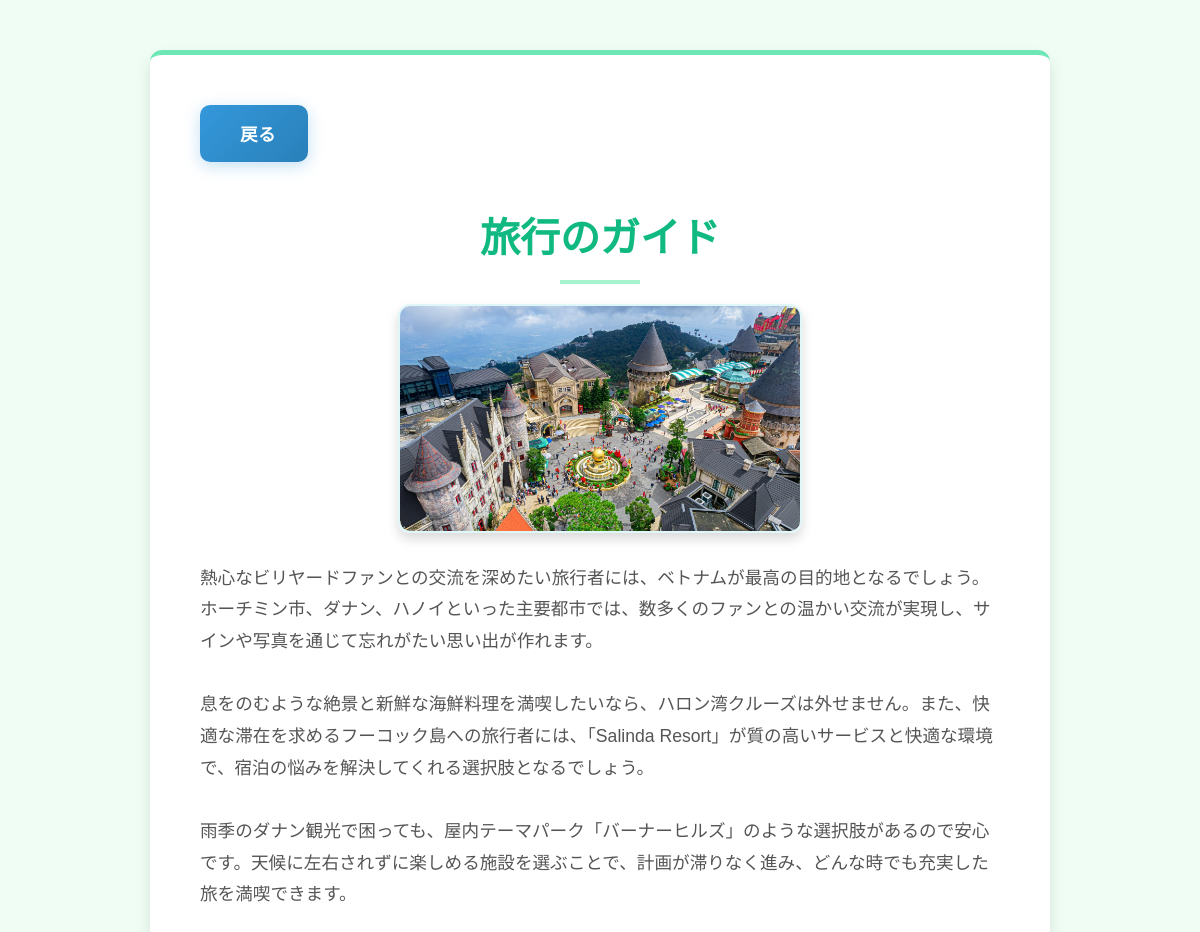
Page /general/detail/旅行 on the earlier database version.
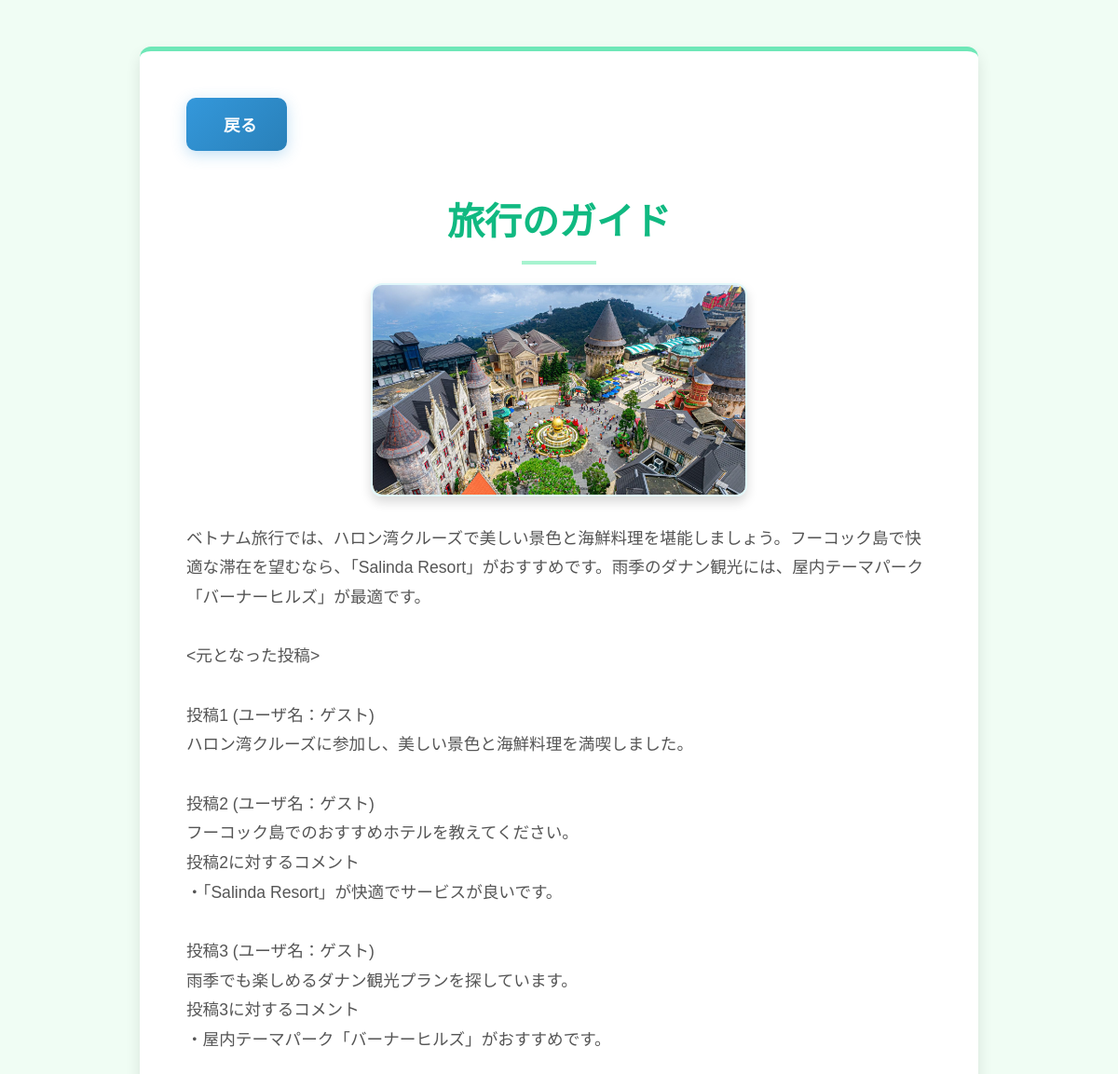
Same page on the later database version.
### app1/models.py (models this page shows, shortened)
class GuideBook(models.Model):
    id=models.UUIDField(primary_key=True,default=uuid.uuid4,editable=False)
    title=models.TextField(verbose_name="タイトル")
    body=models.TextField(verbose_name="本文")
    tag=models.ManyToManyField('Tags',verbose_name="tag",blank=True)
    created=models.DateTimeField(null=True,auto_now_add=True,verbose_name="作成時間")
    articles=models.IntegerField(null=True,verbose_name="参照した投稿の数")
    picture=models.ImageField(upload_to="app1/picture/",null=True,blank=True,verbose_name="picture")
    summary=models.TextField(null=True,verbose_name="要約")

### app1/views.py (the view)
class GuideBookDetailView(View):
    def get(self,request,tag):
        guidebook=GuideBook.objects.get(tag__name=tag)
        articles = Article.objects.all().order_by('-score')
        tid=Tags.objects.get(name=tag).id
        articles = articles.filter(tag__id=tid).order_by('-score')
        articles = articles.distinct()
        comments = Comment.objects.all()
        tags = Tags.objects.all()
        return render(request,"app1/guidebookdetail.html",{"guidebook":guidebook,"articles":articles,"comments":comments})

### templates/app1/guidebookdetail.html (shortened to what this page needs)
<head>
    {% load static %}
    <link rel="stylesheet" href ="{% static 'app1/css/guidebook.css' %} ">
</head>
<body>
    <div class="container">
        <button onclick="window.location.href='/general/'" class="back-button">
             戻る
        </button>
        <h3 class="text-center">{{guidebook.title}}</h3>
        {% if guidebook.picture %}
            <div class="guidebook-image">
                <img src="{{ guidebook.picture.url }}" alt="{{ guidebook.title }}">
            </div>
        {% endif %}
        <p>{{guidebook.body|linebreaksbr}}</p>
    </div>
</body>
</html>

### app1/static/app1/css/guidebook.css (style rules this page uses)
body { font-family: 'Noto Sans JP', sans-serif; line-height: 1.8; color: #444; background-color: #f0fdf4; margin: 0; padding: 20px; }
.container { max-width: 800px; margin: 30px auto; padding: 50px; background-color: #ffffff; box-shadow: 0 8px 16px rgba(0, 0, 0, 0.1); border-radius: 12px; border-top: 5px solid #6ee7b7; }
h3 { font-size: 2.5em; font-weight: 700; color: #10b981; margin-bottom: 20px; text-align: center; border-bottom: none; padding-bottom: 10px; position: relative; }
h3::after { content: ''; width: 80px; height: 4px; background-color: #a7f3d0; position: absolute; bottom: 0; left: 50%; transform: translateX(-50%); }
p { font-size: 1.1em; color: #555; margin-bottom: 25px; text-align: left; }
.text-center { text-align: center; }
.back-button { display: inline-flex; align-items: center; background: linear-gradient(135deg, #3498db 0%, #2980b9 100%); color: #fff; padding: 1rem 2rem; border-radius: 10px; text-decoration: none; font-weight: 600; font-size: 1.1rem; letter-spacing: 0.02em; transition: all 0.3s ease; box-shadow: 0 4px 16px rgba(52, 152, 219, 0.3); border: none; cursor: pointer; margin-top: none; }
.guidebook-image { text-align: center; margin-bottom: 30px; }
.guidebook-image img { max-width: 50%; height: auto; border-radius: 12px; box-shadow: 0 6px 12px rgba(0, 0, 0, 0.15); margin-top: 20px; display: block; margin-left: auto; margin-right: auto; border: 2px solid #e0f7fa; }

Differences in the rows shown:
changed GuideBook "旅行のガイド": body "熱心なビリヤードファンとの交流を深めたい旅行者には、ベトナムが最高の目的地となるでしょう。ホーチミン市、ダナン、ハノイといった主要都市では、数多くのファンとの温かい交流が実現し、サインや写真を通じて忘れがたい思い出が作れます。 息をのむような絶景と新鮮な海鮮料理を満喫したいなら、ハロン湾クルーズは外せません。また、快適な滞在を求めるフーコック島への旅行者には、「Salinda Resort」が質の高いサービスと快適な環境で、宿泊の悩みを解決してくれる選択肢となるでしょう。 雨季のダナン観光で困っても、屋内テーマパーク「バーナーヒルズ」のような選択肢があるので安心です。天候に左右されずに楽しめる施設を選ぶことで、計画が滞りなく進み、どんな時でも充実した旅を満喫できます。" → "ベトナム旅行では、ハロン湾クルーズで美しい景色と海鮮料理を堪能しましょう。フーコック島で快適な滞在を望むなら、「Salinda Resort」がおすすめです。雨季のダナン観光には、屋内テーマパーク「バーナーヒルズ」が最適です。 <元となった投稿> 投稿1 (ユーザ名：ゲスト) ハロン湾クルーズに参加し、美しい景色と海鮮料理を満喫しました。 投稿2 (ユーザ名：ゲスト) フーコック島でのおすすめホテルを教えてください。 投稿2に対するコメント ・「Salinda Resort」が快適でサービスが良いです。 投稿3 (ユーザ名：ゲスト) 雨季でも楽しめるダナン観光プランを探しています。 投稿3に対するコメント ・屋内テーマパーク「バーナーヒルズ」がおすすめです。"
